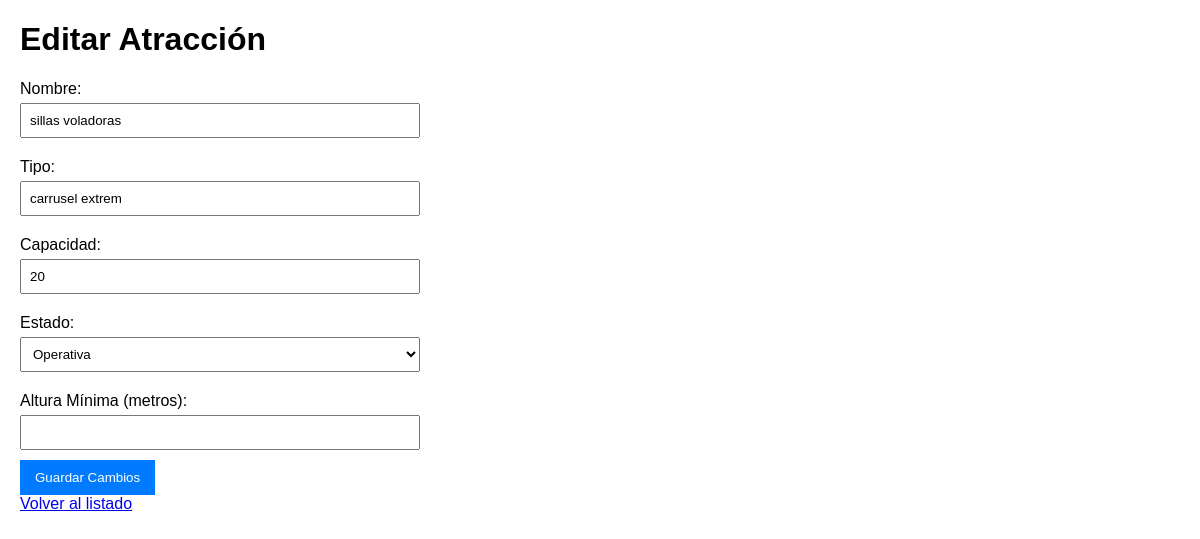
/editar/3/, run on the app's committed database.
### app_atraccione/models.py (models this page shows, shortened)
class Atraccione(models.Model):
    nombre = models.CharField(max_length=50)
    tipo = models.CharField(max_length=15)
    capacidad = models.IntegerField(default=1)
    estado = models.CharField(max_length=50, default='Operativa')
    altura_min = models.DecimalField(max_digits=5, decimal_places=2, default=0.00)

### app_atraccione/views.py (the view, shortened to what this page needs)
# urls.py: path('editar/<int:id>/', views.editar_atraccion, name='editar_atraccion'),
def editar_atraccion(request, id):
    atraccione = get_object_or_404(Atraccione, pk=id)
    return render(request, 'editar.html', {'atraccione': atraccione})

### app_atraccione/templates/editar.html (shortened to what this page needs)
<!DOCTYPE html>
<html lang="es">
<head>
</head>
<body>
    <h1>Editar Atracción</h1>
    <form method="post">
        <label for="nombre">Nombre:</label>
        <input type="text" id="nombre" name="nombre" value="{{ atraccione.nombre }}" required>
        <label for="tipo">Tipo:</label>
        <input type="text" id="tipo" name="tipo" value="{{ atraccione.tipo }}" maxlength="50" required>
        <label for="capacidad">Capacidad:</label>
        <input type="number" id="capacidad" name="capacidad" value="{{ atraccione.capacidad }}" required min="1">
        <label for="estado">Estado:</label>
        <select id="estado" name="estado" required>
            <option value="Operativa" {% if atraccione.estado == 'Operativa' %}selected{% endif %}>Operativa</option>
        </select>
        <label for="altura_min">Altura Mínima (metros):</label>
        <input type="number" id="altura_min" name="altura_min" value="{{ atraccione.altura_min|stringformat:'%.2f' }}" step="0.01" required min="0">
        <button type="submit">Guardar Cambios</button>
    </form>
    <a href="/">Volver al listado</a>
</body>
</html>

### app_atraccione/templates/editar.html (style rules this page uses)
body { font-family: Arial, sans-serif; margin: 20px; }
form { max-width: 400px; }
label { display: block; margin: 10px 0 5px; }
input[type="text"], input[type="number"], select { width: 100%; padding: 8px; margin-bottom: 10px; box-sizing: border-box; }
button { background-color: #007BFF; color: white; padding: 10px 15px; border: none; cursor: pointer; }

### data on the page
Atraccione: nombre "sillas voladoras", tipo "carrusel extrem", capacidad "20", estado "Operativa"
